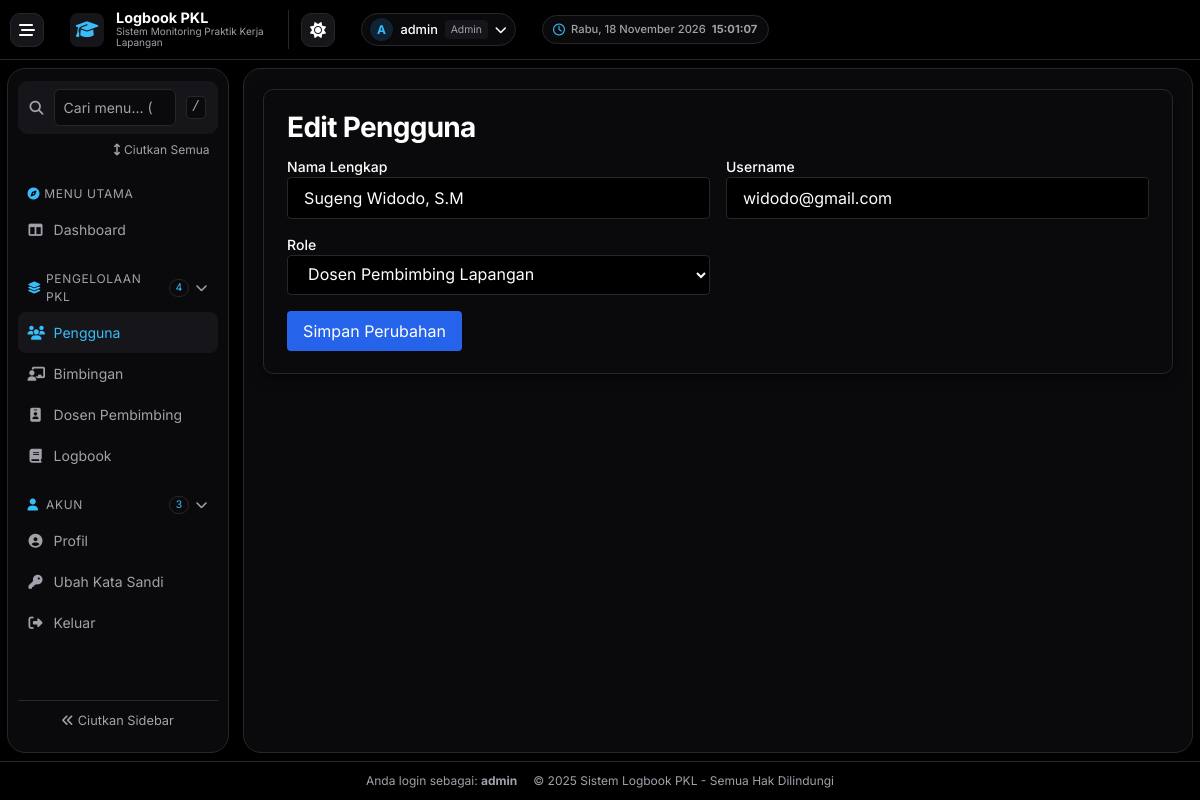
The page /admin/edit_user.php?id=8 (signed in) on the database its author committed.
### tables this page shows
CREATE TABLE `users` (
  `id` int(11) NOT NULL,
  `nama` varchar(100) DEFAULT NULL,
  `username` varchar(50) DEFAULT NULL,
  `password` varchar(255) DEFAULT NULL,
  `role` enum('admin','mahasiswa','dosen_pkl','dosen_lapangan') NOT NULL,
  `created_at` timestamp NOT NULL DEFAULT current_timestamp(),
  `remember_token` varchar(64) DEFAULT NULL,
  `prodi` varchar(100) DEFAULT NULL,
  `email_verified` tinyint(1) DEFAULT 0,
  `phone` varchar(15) DEFAULT NULL,
  `profile_image` varchar(255) DEFAULT NULL
);

### admin/edit_user.php (the view, shortened to what this page needs)
<?php
include '../config/db.php';
$id = intval($_GET['id']);
$user = $conn->query("SELECT * FROM users WHERE id='$id'")->fetch_assoc();
include '../includes/header.php';
?>
<div class="dashboard-panel dashboard-section">
    <h2 class="dashboard-title text-xl font-bold mb-4">Edit Pengguna</h2>
    <form method="post" class="dashboard-form-grid">
        <div class="mb-4">
            <label class="block text-sm font-medium text-gray-700">Nama Lengkap</label>
            <input type="text" name="nama" value="<?= htmlspecialchars($user['nama']) ?>" required class="w-full px-4 py-2 border border-gray-300 rounded">
        </div>
        <div class="mb-4">
            <label class="block text-sm font-medium text-gray-700">Username</label>
            <input type="text" name="username" value="<?= htmlspecialchars($user['username']) ?>" required class="w-full px-4 py-2 border border-gray-300 rounded">
        </div>
        <div class="mb-4">
            <label class="block text-sm font-medium text-gray-700">Role</label>
            <select name="role" required class="w-full px-4 py-2 border border-gray-300 rounded">
                <option value="dosen_lapangan" <?= $user['role'] == 'dosen_lapangan' ? 'selected' : '' ?>>Dosen Pembimbing Lapangan</option>
            </select>
        </div>
        <button type="submit" class="bg-blue-600 hover:bg-blue-700 text-white px-4 py-2 rounded w-full">Simpan Perubahan</button>
    </form>
</div>
<?php include '../includes/footer.php'; ?>

### assets/css/dashboard.css (style rules this page uses)
body.pkl-dashboard { --dashboard-bg: #000; --dashboard-surface: #0a0a0c; --dashboard-raised: #16161a; --dashboard-border: #27272a; --dashboard-text: #fff; --dashboard-muted: #a1a1aa; --dashboard-accent: #38bdf8; --dashboard-success: #86efac; --dashboard-warning: #fde68a; --dashboard-danger: #fda4af; --dashboard-purple: #d8b4fe; --dashboard-avatar: #102334; --dashboard-warning-bg: #3b3019; --dashboard-success-bg: #17352b; --dashboard-danger-bg: #3e222d; --dashboard-kpi-warning: #f59e0b; --dashboard-kpi-warning-bg: #30230e; --dashboard-shadow: 0 4px 14px rgb(0 0 0 / 55%); color-scheme: dark; background: var(--dashboard-bg); color: var(--dashboard-text); display: flex; flex-direction: column; }
@media (min-width: 900px) { .pkl-dashboard { height: 100dvh; overflow: hidden; } }
.pkl-dashboard .dashboard-title { color: var(--dashboard-text); font-size: clamp(1.375rem, 3vw, 1.75rem); letter-spacing: -.025em; }
.pkl-dashboard .dashboard-panel, .pkl-dashboard .dashboard-card, .pkl-dashboard .dashboard-action { background: var(--dashboard-surface); border: 1px solid var(--dashboard-border); border-radius: 10px; box-shadow: var(--dashboard-shadow); }
.pkl-dashboard .text-gray-900, .pkl-dashboard .text-gray-800, .pkl-dashboard .text-gray-700 { color: var(--dashboard-text); }
.dashboard-layout > main .dashboard-panel { min-width: 0; }
.dashboard-section { padding: clamp(.875rem, 2.5cqi, 1.5rem); }
.dashboard-form-grid, .dashboard-profile-grid, .dashboard-fields { display: grid; grid-template-columns: minmax(0, 1fr); gap: 1rem; }
.dashboard-form-grid > *, .dashboard-profile-grid > *, .dashboard-fields > * { min-width: 0; }
.dashboard-form-grid > .mb-4 { margin-bottom: 0; }
.dashboard-form-grid > :last-child { grid-column: 1 / -1; }
.dashboard-layout > main :is(input:not([type="file"], [type="hidden"], [type="checkbox"], [type="radio"]), select, textarea) { color: var(--dashboard-text); background: var(--dashboard-bg); border-color: var(--dashboard-border); max-width: 100%; }
.dashboard-layout > main :is(.border, .border-t, .border-b) { border-color: var(--dashboard-border); }

### includes/header.php (style rules this page uses)
body { font-family: 'Inter', sans-serif; }

### rows shown on the page
users: nama "Sugeng Widodo, S.M", username "widodo@gmail.com", role "Dosen Pembimbing Lapangan"

### other values the page prints
substr($_SESSION['user']['nama'], 0, 1) "A"
$_SESSION['user']['nama'] "admin"
$current_role "Admin"
$label_link "Dashboard"
$label "PENGELOLAAN PKL"
count($links) "4"
$label_link "Pengguna"
$label_link "Bimbingan"
$label_link "Dosen Pembimbing"
$label_link "Logbook"
$label "AKUN"
count($links) "3"
$label_link "Profil"
$label_link "Ubah Kata Sandi"
$label_link "Keluar"
